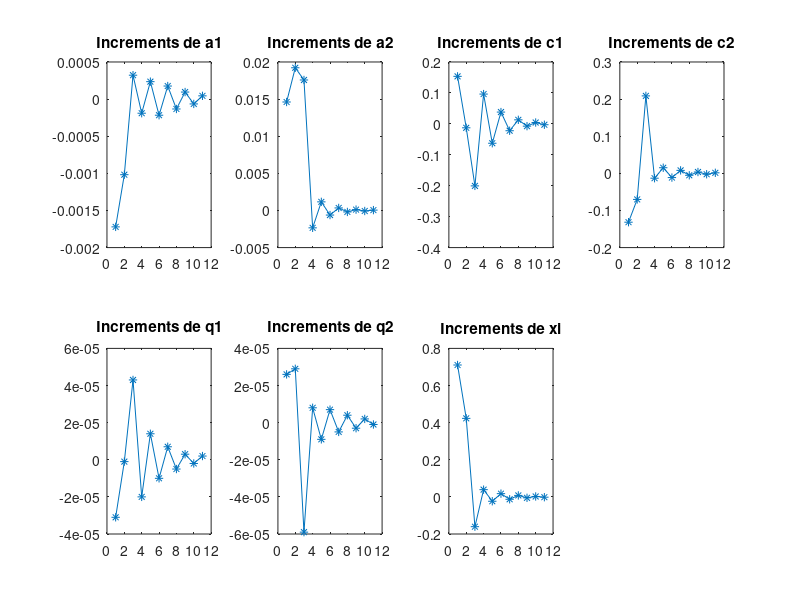

Write the MATLAB code that produced this figure.
clear
clf
A = [-0.001721 0.014611 0.153552 -0.131584 -0.000031 0.000026 0.710494  ; -0.001018 0.019220 -0.012758 -0.070230 -0.000001 0.000029 0.423031  ; 0.000322 0.017575 -0.200531 0.208640 0.000043 -0.000059 -0.160570  ; -0.000190 -0.002339 0.096273 -0.013076 -0.000020 0.000008 0.038950  ; 0.000235 0.001160 -0.062673 0.015127 0.000014 -0.000009 -0.023508  ; -0.000217 -0.000617 0.038074 -0.011395 -0.000010 0.000007 0.017407  ; 0.000176 0.000342 -0.022250 0.007986 0.000007 -0.000005 -0.012905  ; -0.000133 -0.000197 0.013010 -0.005251 -0.000005 0.000004 0.007884  ; 0.000095 0.000116 -0.007442 0.003603 0.000003 -0.000003 -0.005057  ; -0.000065 -0.000072 0.004319 -0.002392 -0.000002 0.000002 0.002141  ; 0.000044 0.000048 -0.002826 0.001442 0.000002 -0.000001 -0.001659 ];
% Vecteur colonne du nombre d'itérations
N=length(A(:,1));
iterations=[1:N]';

% Tracé
titres=['Increments de a1';'Increments de a2';'Increments de c1';'Increments de c2';'Increments de q1';'Increments de q2';'Increments de xi'];
for i=1:7
	subplot(2,4,i)
	plot(iterations(1:end), A(1:end,i), '*-');
	title(titres(i,:));
end

